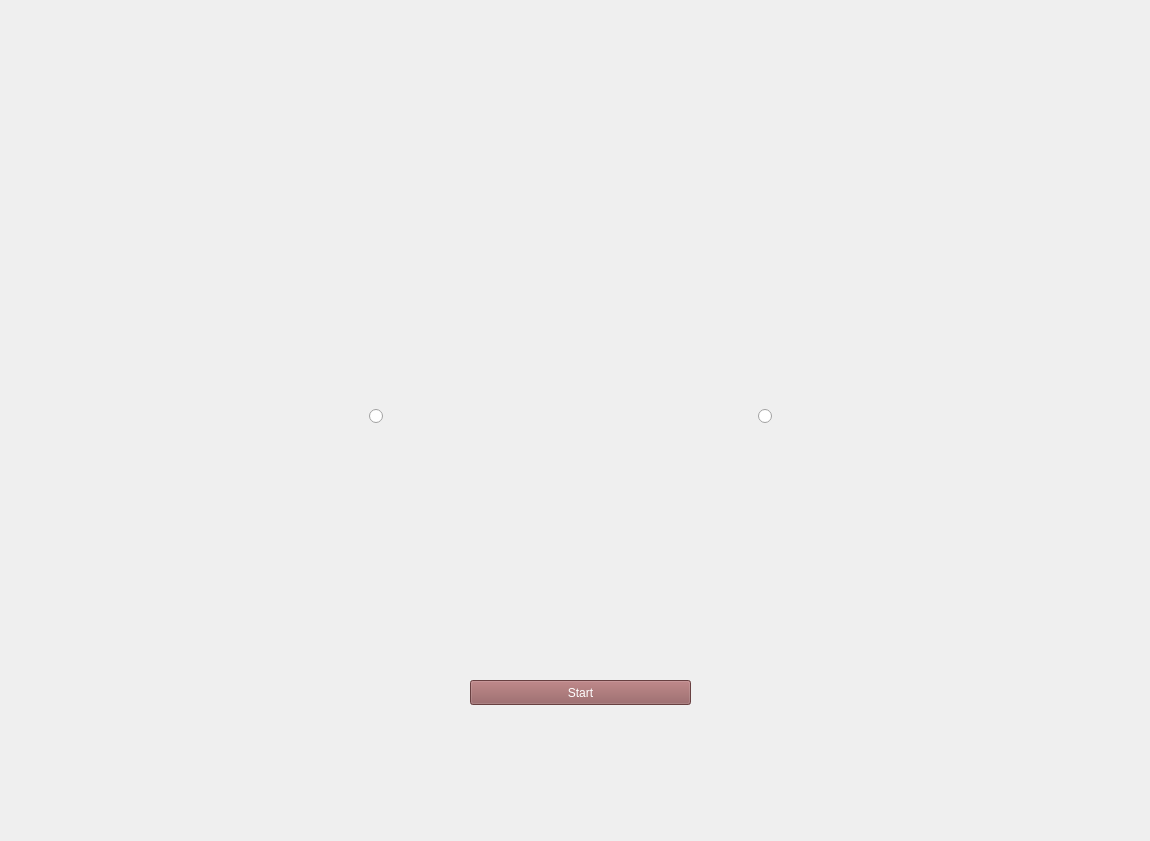
      <widget class="QWidget" name="Tension">
       <widget class="QWidget" name="layoutWidget">
        <property name="geometry">
         <rect>
          <x>0</x>
          <y>2</y>
          <width>1141</width>
          <height>830</height>
         </rect>
        </property>
        <layout class="QHBoxLayout" name="horizontalLayout_2">
         <item>
          <spacer name="horizontalSpacer_10">
           <property name="orientation">
            <enum>Qt::Horizontal</enum>
           </property>
           <property name="sizeHint" stdset="0">
            <size>
             <width>150</width>
             <height>828</height>
            </size>
           </property>
          </spacer>
         </item>
         <item>
          <widget class="QRadioButton" name="rdbtn_bolted">
           <property name="text">
            <string/>
           </property>
           <property name="icon">
            <iconset resource="ResourceFiles/osdagMainPageIcons.qrc">
             <normaloff>:/newPrefix/images/endplate.png</normaloff>:/newPrefix/images/endplate.png</iconset>
           </property>
           <property name="iconSize">
            <size>
             <width>200</width>
             <height>200</height>
            </size>
           </property>
          </widget>
         </item>
         <item>
          <spacer name="horizontalSpacer_11">
           <property name="orientation">
            <enum>Qt::Horizontal</enum>
           </property>
           <property name="sizeHint" stdset="0">
            <size>
             <width>150</width>
             <height>828</height>
            </size>
           </property>
          </spacer>
         </item>
         <item>
          <widget class="QRadioButton" name="rdbtn_welded">
           <property name="text">
            <string/>
           </property>
           <property name="icon">
            <iconset resource="ResourceFiles/osdagMainPageIcons.qrc">
             <normaloff>:/newPrefix/images/beam_column_endplate.png</normaloff>:/newPrefix/images/beam_column_endplate.png</iconset>
           </property>
           <property name="iconSize">
            <size>
             <width>200</width>
             <height>200</height>
            </size>
           </property>
          </widget>
         </item>
         <item>
          <spacer name="horizontalSpacer_12">
           <property name="orientation">
            <enum>Qt::Horizontal</enum>
           </property>
           <property name="sizeType">
            <enum>QSizePolicy::Expanding</enum>
           </property>
           <property name="sizeHint" stdset="0">
            <size>
             <width>150</width>
             <height>818</height>
            </size>
           </property>
          </spacer>
         </item>
        </layout>
       </widget>
       <widget class="QPushButton" name="Tension_Start">
        <property name="geometry">
         <rect>
          <x>470</x>
          <y>680</y>
          <width>221</width>
          <height>25</height>
         </rect>
        </property>
        <property name="styleSheet">
         <string notr="true">QPushButton::hover
{
   background-color: #d97f7f;
   color:#000000 ;
}

QPushButton
{
background-color: #925a5b;
color:#ffffff;
}</string>
        </property>
        <property name="text">
         <string>Start</string>
        </property>
       </widget>
      </widget>
